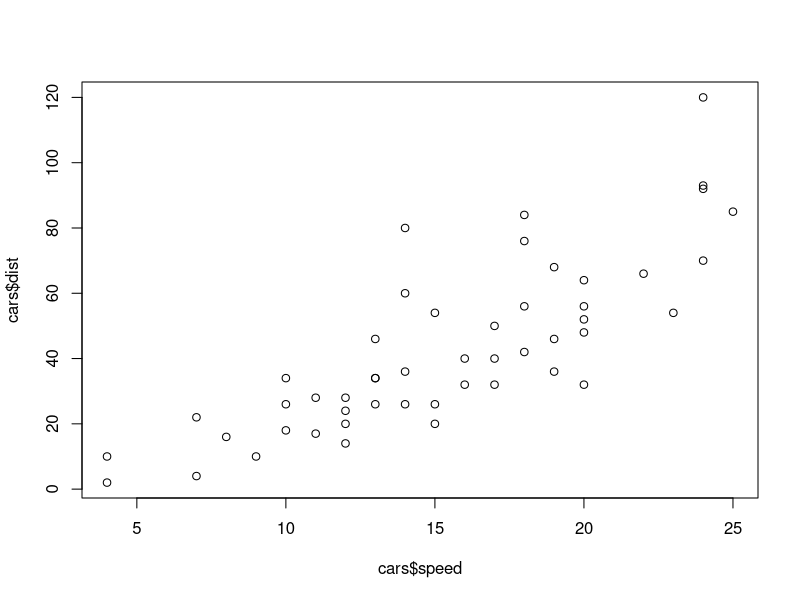
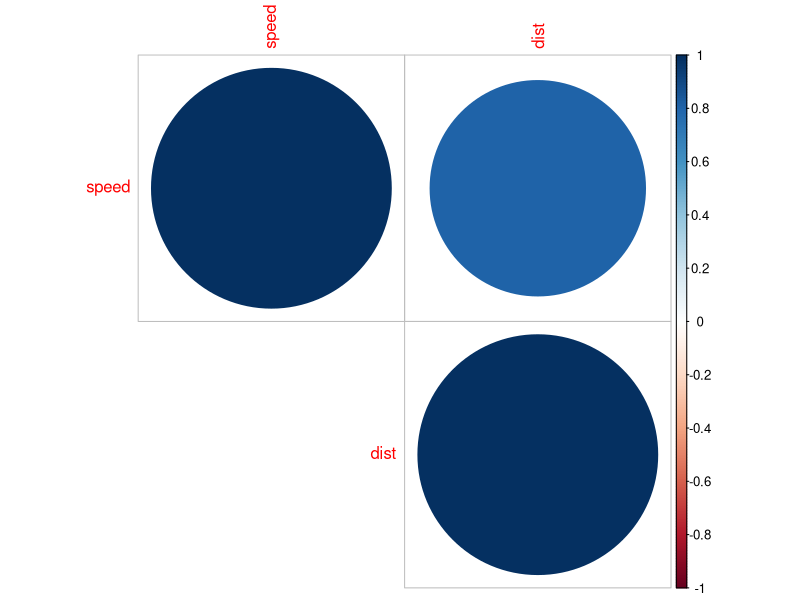
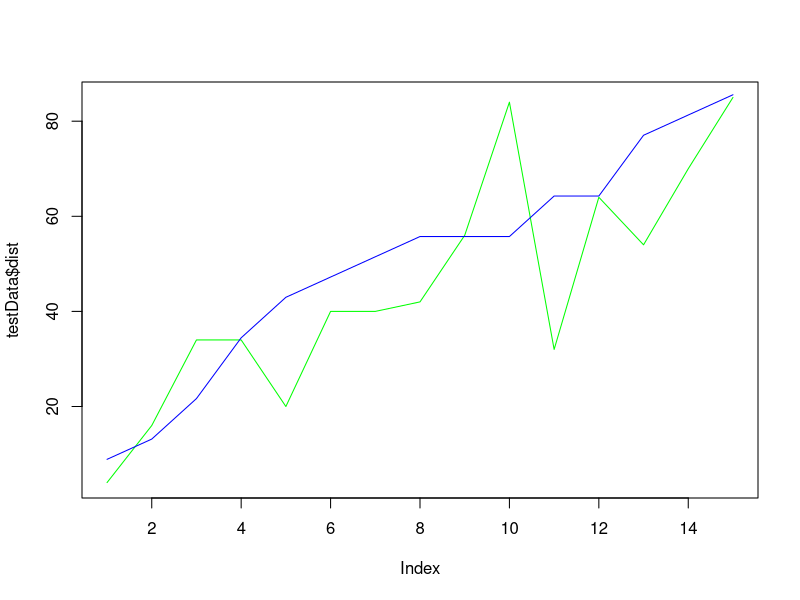
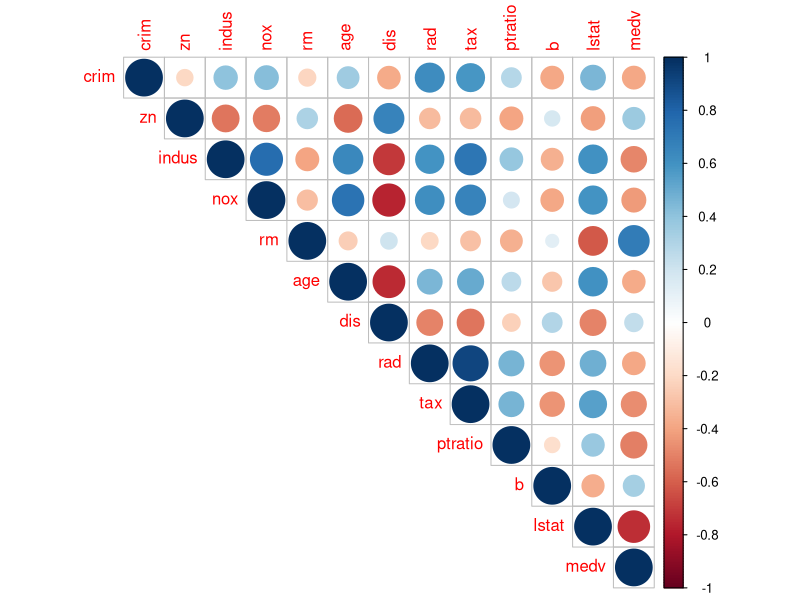
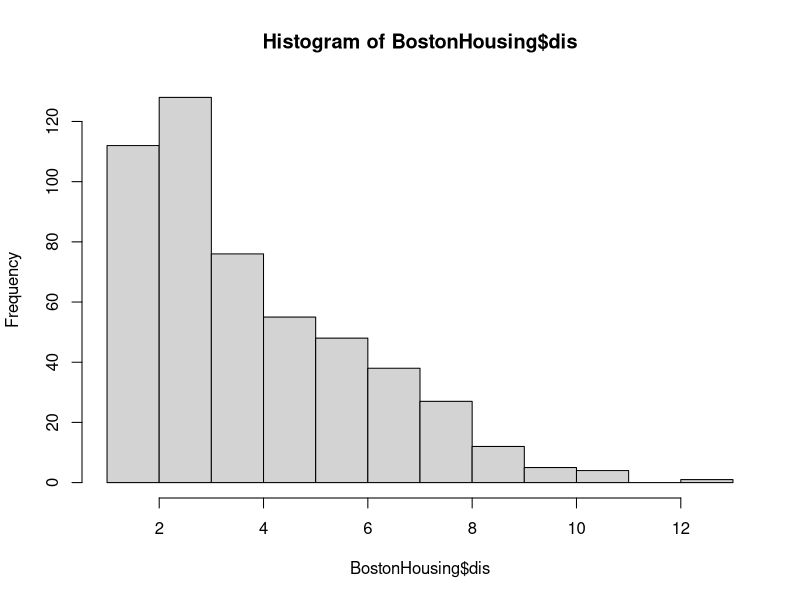
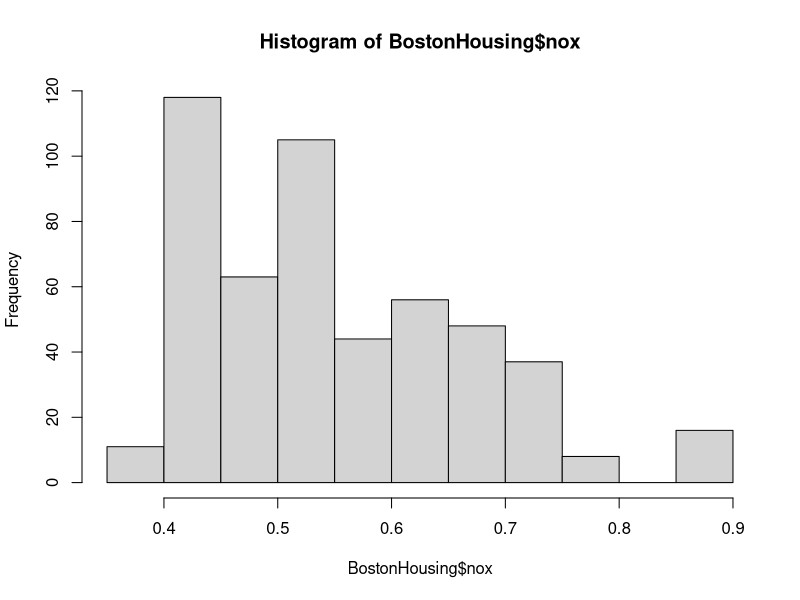
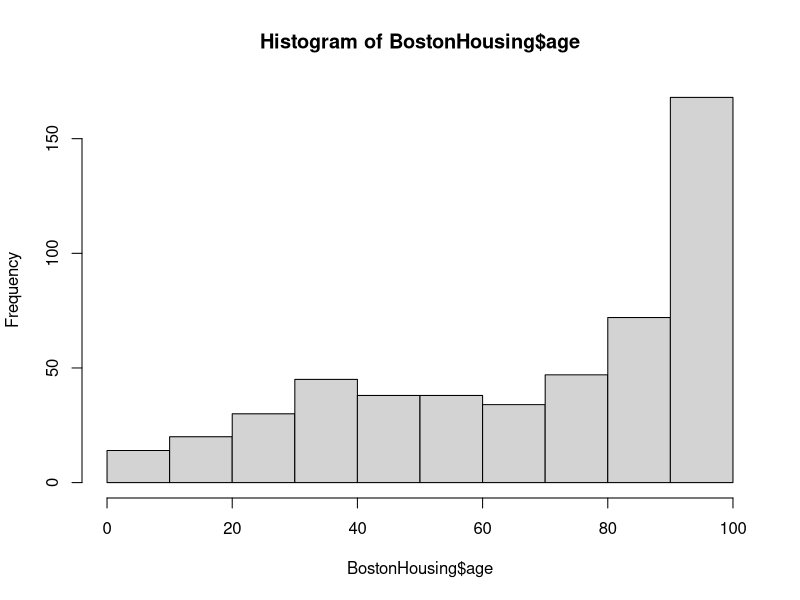
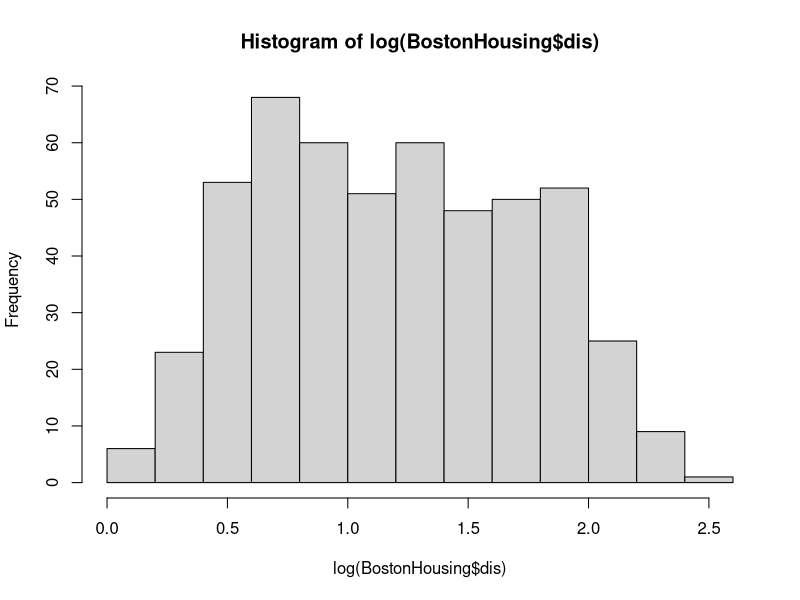

Here is the R script that generated these plots, in order: (Note: this script raises an error after producing the figures.)

#####################################
#   Linear Regression
#####################################
require(stats)
str(cars)

#The data give the speed of cars and the distances taken to stop. Note that the data were recorded in the 1920s.

plot(cars$speed, cars$dist)
#abline(rec.lm, lwd=2, col='red')
cor(cars$speed, cars$dist)

cr <- cor(cars)
#We can use corrplot to visualize
install.packages("corrplot")
library(corrplot)

corrplot(cr, type='upper')

rec.lm <- lm(cars$dist ~ cars$speed, data=cars)

summary(rec.lm)

#Distance = -17.5791 + 3.9324*speed
#If speed (mph) is zero then the stopping distance is 17.5791 fts, more generally intercept doesn't have intutive interpretation
#for every unit more of speed, we estimate distance grows on average by 3.93 fts

#please recall that we are working on sample and not population - hence the point estimate of the
#coefficient is not necessarily (and almost never is) the true value, hence we always needs
#confidence intervals for our estimates and usually in statistics we want 95% CI

#Hence the value of coefficient can be 3.9324 +/- 2*0.4155
# Now the null hypothesis - there is no relationship between speed and distance and slope is zero
# Alternate hypothesis - there exits a relationship between speed and distance

#One rule of thumb - if 0 is ouside our 95% CI, we claim that relationship exists, check p value
# now the value is 1.49e-12 which is near to zero hence the relationship is statistically
# significant at 95% CI

#Model fit - Check R-squared and adjusted R-squared values
# Standard errors and F-statistics - Both standard errors and F-statistic are measures of goodness of fit. The higher the F-Statistic the better it is.

# Let's check the predictive power of the model

# Create Training and Test data

set.seed(100)  # setting seed to reproduce results of random sampling
trainingRowIndex <- sample(1:nrow(cars), 0.7*nrow(cars))  # row indices for training data
trainingData <- cars[trainingRowIndex, ]  # model training data
testData  <- cars[-trainingRowIndex, ]   # test data

# Build the model on training data

lmMod <- lm(dist ~ speed, data=trainingData) 
summary(lmMod)

# build the model
distPred <- predict(lmMod, testData)  # predict distance

# Prediction accuracy and error rates
actuals_preds <- data.frame(cbind(actuals=testData$dist, predicteds=distPred))  # make actuals_predicteds dataframe.
correlation_accuracy <- cor(actuals_preds)
correlation_accuracy

install.packages('Metrics')
library(Metrics)
mse(testData$dist,distPred)

#To compare Predicted value with actual value
plot(testData$dist, type="l", lty=1.8, col="green")
lines(distPred, type = "l", col="blue")

#Very quickly multivariate dataset regression
data ("BostonHousing", package="mlbench")
?BostonHousing

str(BostonHousing)
Boston_cor <- BostonHousing[,-4]
cr <- cor(Boston_cor)
corrplot(cr, type = 'upper')
cor(Boston_cor)

BostonHousing <- BostonHousing[,-11]
set.seed(100)  # setting seed to reproduce results of random sampling
trainingRowIndex <- sample(1:nrow(BostonHousing), 0.7*nrow(BostonHousing))  # row indices for training data
trainingData <- BostonHousing[trainingRowIndex, ]  # model training data
testData  <- BostonHousing[-trainingRowIndex, ]   # test data

model <- lm(trainingData$medv~., data=trainingData)
summary(model)

library(car)
vif(model)#variance inflation factor

trainingData_1 <- trainingData[,-10]
testData_1 <- testData[,-10]
model_2 <- lm(trainingData_1$medv~., data=trainingData_1)
summary(model_2)
vif(model_2)

hist(BostonHousing$dis)
hist(BostonHousing$nox)
hist(BostonHousing$age)

hist(log(BostonHousing$dis))
BostonHousing$dis <- log(BostonHousing$dis)
trainingData_1$dis <- log(trainingData_1$dis)
testData_1$dis <- log(testData_1$dis)
model_3 <- lm(trainingData_1$medv~., data=trainingData_1)
summary(model_3)
vif(model_4)

hist(trainingData_1$rad)
trainingData_1 <- trainingData_1[,-9]
testData_1 <- testData_1[,-9]

model_4 <- lm(trainingData_1$medv~., data=trainingData_1)
summary(model_4)
vif(model_3)


trainingData_3 <- trainingData[,-c(8,10)]
testData_3 <- testData[,-c(8,10)]
model_3 <- lm(trainingData$medv~., data=trainingData_3)
summary(model_3)
vif(model_3)

hist(trainingData$indus)
hist(sqrt(trainingData$indus))
table(trainingData$indus)
hist(log(trainingData$indus))
hist(trainingData$age)
hist(sqrt(trainingData$age))
hist(log(trainingData$age))
table(trainingData$age)

trainingData_4 <- trainingData[,-c(3,5,10)]
testData_4 <- testData[,-c(3,5,10)]
model_4 <- lm(trainingData$medv~., data=trainingData_4)
summary(model_4)
vif(model_4)

trainingData_5 <- trainingData[,-c(3,5,7,9,10)]
testData_5 <- testData[,-c(3,5,7,9,10)]
model_5 <- lm(trainingData$medv~., data=trainingData_5)
summary(model_5)
vif(model_5)

hist(trainingData$rad)
table(trainingData$rad)

predic <- predict(model_4, testData_1)
predic

plot(testData_5$medv, type = "l", lty =1.8, col = "red")
lines(predic,type = "l",col = "blue")

# Prediction accuracy and error rates
actuals_preds <- data.frame(cbind(actuals=testData_1$medv, predicteds=predic))  # make actuals_predicteds dataframe.
correlation_accuracy <- cor(actuals_preds)
correlation_accuracy

mse(testData_5$medv,predic)

predic <- predict(model_4, testData_4)
mse(testData_1$medv,predic)
plot(model_5)
